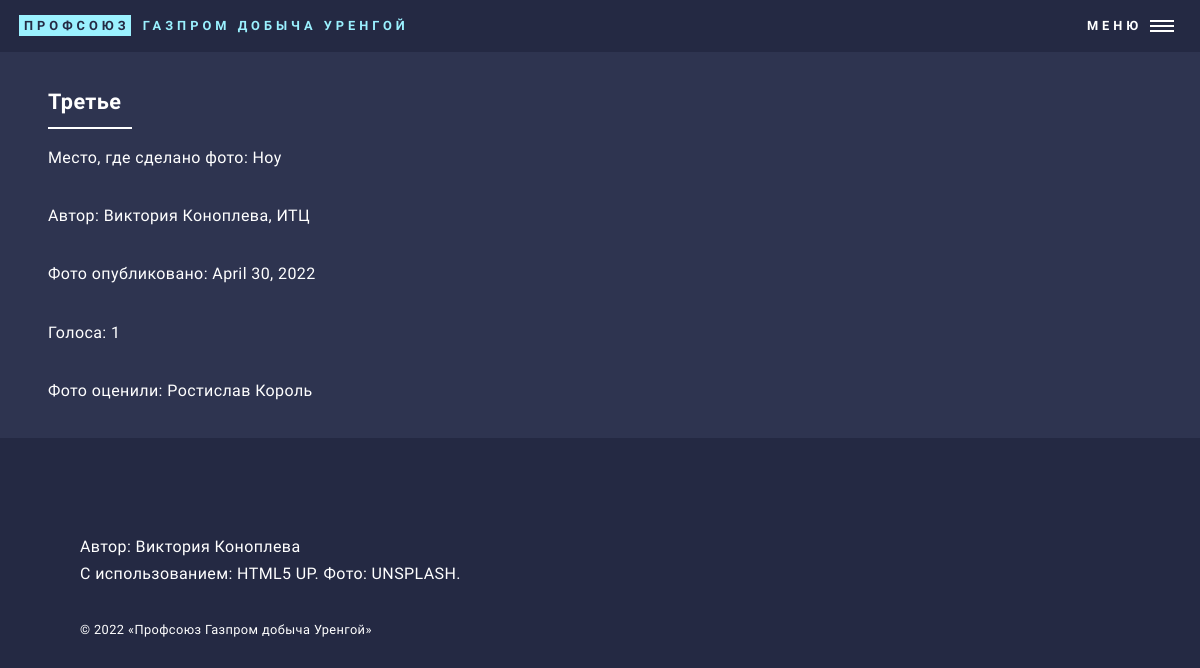
The page /photo?photo_id=3 on the database as committed earlier.
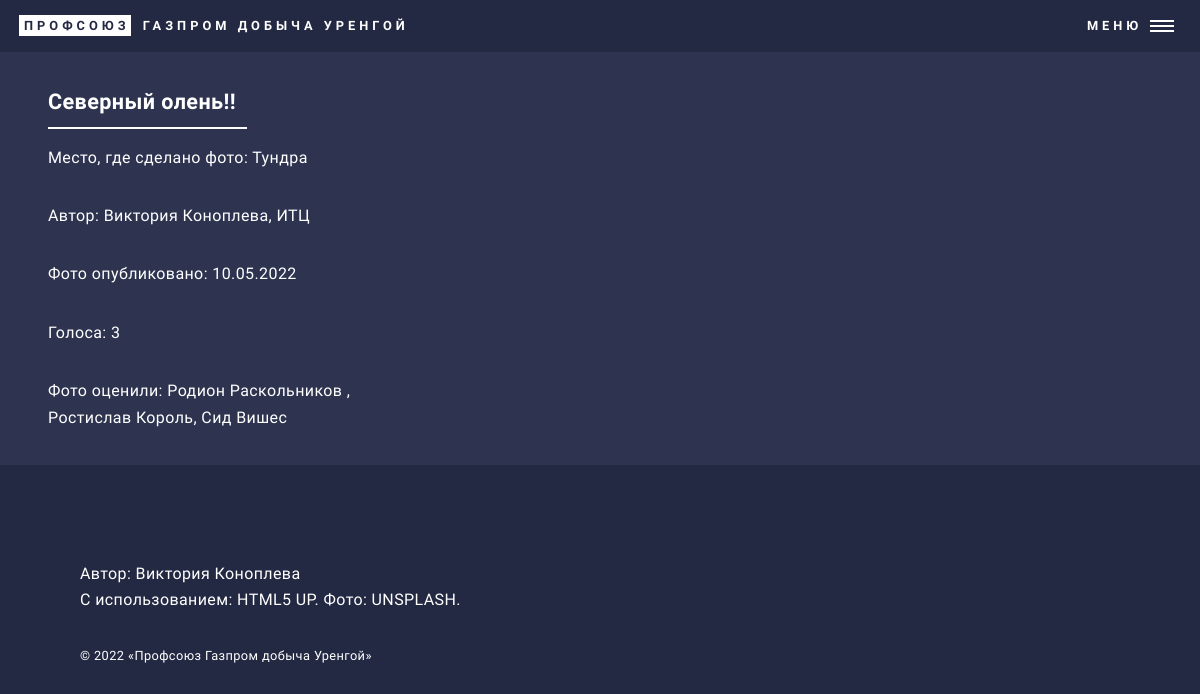
The same page on the database as committed later.
### main.py (models this page shows)
class Photo(db.Model):
    __tablename__ = 'photos'
    id = db.Column(db.Integer, primary_key=True)
    author_id = Column(Integer, ForeignKey('user.id'))
    photo_author = relationship("User", back_populates="photos")
    photo_title = db.Column(db.String(250), nullable=False)
    photo_place = db.Column(db.String(500), nullable=False)
    date = db.Column(db.String(250), nullable=False)
    img_url = db.Column(db.String(250), nullable=False)
    comments = relationship("Comment", back_populates="parent_photo")
    votes = relationship("Vote", back_populates="parent_photo")

class User(UserMixin, db.Model):
    __tablename__ = 'user'
    id = db.Column(db.Integer, primary_key=True)
    email = db.Column(db.String(100), unique=True)
    password = db.Column(db.String(100))
    first_name = db.Column(db.String(1000))
    last_name = db.Column(db.String(1000))
    department = db.Column(db.String(1000))
    photos = relationship("Photo", back_populates="photo_author")
    comments=relationship("Comment", back_populates="comment_author")
    votes_given=relationship("Vote", back_populates="voting_user")

class Vote(db.Model):
    __tablename__ = 'votes'
    id = db.Column(db.Integer, primary_key=True)
    author_id = Column(Integer, ForeignKey('user.id'))
    voting_user = relationship("User", back_populates="votes_given")
    photo_id = Column(Integer, ForeignKey('photos.id'))
    parent_photo = relationship("Photo", back_populates="votes")
    like = db.Column(Integer())

### main.py (the view)
@app.route("/photo", methods=["GET", "POST"])
def view_photo():
    form = CommentForm()
    photo_id = request.args.get('photo_id')
    requested_photo = Photo.query.get(photo_id)
    votes = sorted(requested_photo.votes, key=lambda voting_user: random.random())
    return render_template("view_photo.html", photo=requested_photo, comment_form = form, votes = votes)

### templates/view_photo.html (shortened to what this page needs)
{% import "bootstrap/wtf.html" as wtf %}
{% include "header.html" %}
					<div id="main">
							<section id="two" class="spotlights">
								<section>
									<div class="content">
										<div class="inner" id="photo_details">
											<header class="major">
												<h3>{{photo.photo_title}}</h3>
											</header>
											<p> Место, где сделано фото: {{photo.photo_place}}</p>
											<p> Автор: {{photo.photo_author.first_name}}
											{{photo.photo_author.last_name}},
											{{photo.photo_author.department}}</p>
											<p> Фото опубликовано: {{photo.date}}</p>
											<p>Голоса: {{photo.votes|length}}</p>
											{%if photo.votes:%}
											<p>Фото оценили:
												{% set ns = namespace(number=0) %}
												{%for vote in votes if (ns.number < 4):%}
													{% set ns.number = ns.number + 1 %}
													{%if (ns.number != votes|length) and (ns.number < 4):%}
														{{vote.voting_user.first_name}} {{vote.voting_user.last_name}},
													{%elif ns.number == votes|length:%}
														{{vote.voting_user.first_name}} {{vote.voting_user.last_name}}
													{%elif ns.number >= 4:%}
														{{vote.voting_user.first_name}} {{vote.voting_user.last_name}} и др.</p>
													{%endif%}
												{%endfor%}
											{%endif%}
										</div>
									</div>
								</section>
								</section>
					</div>
{% include "footer.html" %}

### templates/header.html (shortened to what this page needs)
<!DOCTYPE HTML>
<html>
	<head>
		<link rel="stylesheet" href="static/css/main.css" />
	</head>
	<body class="is-preload">
			<div id="wrapper">
					<header id="header" class="alt">
						<a href="{{ url_for('get_all_photos')}}" class="logo"><strong>Профсоюз</strong> <span>Газпром добыча Уренгой</span></a>
						<nav>
							<a href="#menu">Меню</a>
						</nav>
					</header>

### templates/footer.html (shortened to what this page needs)
					<footer id="footer">
						<div class="inner">
							<p>Автор: Виктория Коноплева <br>
							С использованием: HTML5 UP. Фото: UNSPLASH.</p>
							<a href="https://oppo-gdu.ru/"><p class="label copyright">© 2022 «Профсоюз Газпром добыча Уренгой»</p></a>
						</div>
					</footer>
</div>
	</body>
</html>

Rows that differ between the two databases and show on the page:
changed Photo: photo_title "Третье" → "Северный олень!!"; photo_place "Ноу" → "Тундра"; date "April 30, 2022" → "10.05.2022"
added Vote: voting_user.first_name "Родион", voting_user.last_name "Раскольников"
added Vote: voting_user.first_name "Сид", voting_user.last_name "Вишес"
Other text that changed with them:
{{ photo.votes|length }}: "1" → "3"
